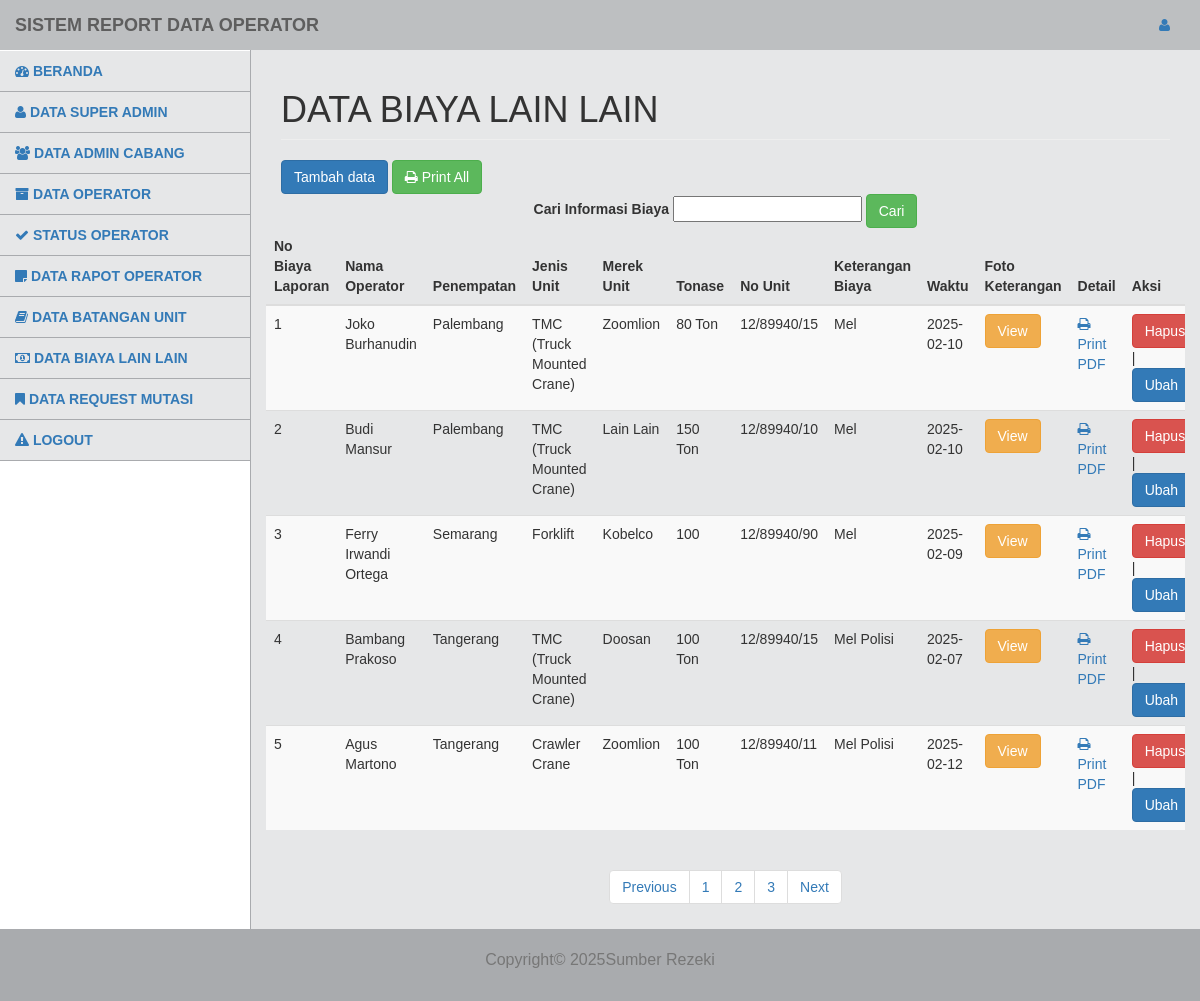
/admin/modul/biayaLain/title.php (signed in), run on the app's committed database.
### tables this page shows
CREATE TABLE `tb_lain_lain` (
  `id_biaya` int(11) NOT NULL,
  `nama_operator` varchar(255) NOT NULL,
  `penempatan` varchar(255) NOT NULL,
  `jenis_unit` varchar(255) NOT NULL,
  `merek_unit` varchar(255) NOT NULL,
  `tonase` varchar(255) NOT NULL,
  `no_unit` varchar(255) NOT NULL,
  `keterangan_biaya` varchar(255) NOT NULL,
  `waktu` varchar(255) NOT NULL,
  `foto_keterangan` varchar(255) NOT NULL
);

### admin/modul/biayaLain/paging.php (the view, shortened to what this page needs)
<?php
include '../koneksi.php';
$cabang_admin = $_SESSION['cabanginv'];
$jabatan_admin = $_SESSION['jabataninv'];
$batas = 5;
$halaman = isset($_GET['halaman']) ? (int)$_GET['halaman'] : 1;
$halaman_awal = ($halaman > 1) ? ($halaman * $batas) - $batas : 0;
$nomor = $halaman_awal + 1;
if (isset($_POST['go'])) {
    $cari = $_POST['cari'];
    if ($jabatan_admin == "Korcap") {
        $query = "SELECT * FROM tb_lain_lain WHERE (nama_operator LIKE ? OR no_unit LIKE ?) AND penempatan = ? LIMIT ?, ?";
        $stmt = mysqli_prepare($koneksi, $query);
        $search = "%$cari%";
        mysqli_stmt_bind_param($stmt, 'ssssi', $search, $search, $cabang_admin, $halaman_awal, $batas);
        mysqli_stmt_execute($stmt);
        $result = mysqli_stmt_get_result($stmt);
    } else {
        $query = "SELECT * FROM tb_lain_lain WHERE (nama_operator LIKE ? OR no_unit LIKE ?) LIMIT ?, ?";
        $stmt = mysqli_prepare($koneksi, $query);
        $search = "%$cari%";
        mysqli_stmt_bind_param($stmt, 'ssii', $search, $search, $halaman_awal, $batas);
        mysqli_stmt_execute($stmt);
        $result = mysqli_stmt_get_result($stmt);
    }
} else {
    if ($jabatan_admin == "Korcap") {
        $query = "SELECT * FROM tb_lain_lain WHERE penempatan = ? LIMIT ?, ?";
        $stmt = mysqli_prepare($koneksi, $query);
        mysqli_stmt_bind_param($stmt, 'sii', $cabang_admin, $halaman_awal, $batas);
        mysqli_stmt_execute($stmt);
        $result = mysqli_stmt_get_result($stmt);
    } else {
        $query = "SELECT * FROM tb_lain_lain LIMIT ?, ?";
        $stmt = mysqli_prepare($koneksi, $query);
        mysqli_stmt_bind_param($stmt, 'ii', $halaman_awal, $batas);
        mysqli_stmt_execute($stmt);
        $result = mysqli_stmt_get_result($stmt);
    }
}
while ($row = mysqli_fetch_assoc($result)):
?>
<tr>
    <td><?php echo $nomor++; ?></td>
    <td><?php echo htmlspecialchars($row['nama_operator']); ?></td>
    <td><?php echo htmlspecialchars($row['penempatan']); ?></td>
    <td><?php echo htmlspecialchars($row['jenis_unit']); ?></td>
    <td><?php echo htmlspecialchars($row['merek_unit']); ?></td>
    <td><?php echo htmlspecialchars($row['tonase']); ?></td>
    <td><?php echo htmlspecialchars($row['no_unit']); ?></td>
    <td><?php echo htmlspecialchars($row['keterangan_biaya']); ?></td>
    <td><?php echo htmlspecialchars($row['waktu']); ?></td>
    <td>
        <a href="?m=biayaLain&s=detail_foto&id_biaya=<?php echo $row['id_biaya']; ?>">
            <button class="btn btn-warning">View</button>
        </a>
    </td>
    <td>
        <a href="?m=biayaLain&s=export_pdf&id_biaya=<?php echo $row['id_biaya']; ?>">
            <i class="fa fa-print"></i> Print PDF
        </a>
    </td>
    <td>
        <a href="?m=biayaLain&s=hapus&id_biaya=<?php echo $row['id_biaya'];?>"
           onclick="return confirm('Yakin Akan dihapus?')">
           <button class="btn btn-danger">Hapus</button>
        </a> |
        <a href="?m=biayaLain&s=ubah&id_biaya=<?php echo $row['id_biaya'];?>"
            onclick="return confirm('Yakin Akan diubah?')">
           <button class="btn btn-primary">Ubah</button>
        </a>
    </td>
</tr>
<?php endwhile; ?>

### css/tampilanadmin.css (style rules this page uses)
body { font-family: Arial, sans-serif; }

### data on the page
tb_lain_lain: nama_operator "Joko Burhanudin", penempatan "Palembang", jenis_unit "TMC (Truck Mounted Crane)", merek_unit "Zoomlion", tonase "80 Ton", no_unit "12/89940/15", keterangan_biaya "Mel", waktu "2025-02-10"
tb_lain_lain: nama_operator "Budi Mansur", penempatan "Palembang", jenis_unit "TMC (Truck Mounted Crane)", merek_unit "Lain Lain", tonase "150 Ton", no_unit "12/89940/10", keterangan_biaya "Mel", waktu "2025-02-10"
tb_lain_lain: nama_operator "Ferry Irwandi Ortega", penempatan "Semarang", jenis_unit "Forklift", merek_unit "Kobelco", tonase "100", no_unit "12/89940/90", keterangan_biaya "Mel", waktu "2025-02-09"
tb_lain_lain: nama_operator "Bambang Prakoso", penempatan "Tangerang", jenis_unit "TMC (Truck Mounted Crane)", merek_unit "Doosan", tonase "100 Ton", no_unit "12/89940/15", keterangan_biaya "Mel Polisi", waktu "2025-02-07"
tb_lain_lain: nama_operator "Agus Martono", penempatan "Tangerang", jenis_unit "Crawler Crane", merek_unit "Zoomlion", tonase "100 Ton", no_unit "12/89940/11", keterangan_biaya "Mel Polisi", waktu "2025-02-12"
